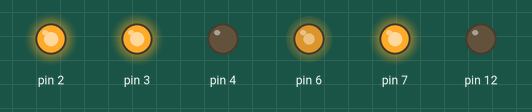
The sketch below on a simulated Arduino Uno, built with avr-gcc and run on an emulated ATmega328P. Shown: output pins drawn as LEDs (lit = HIGH).

Above: at 0.5 s.
At 3.5 s:
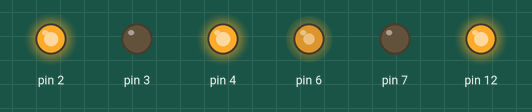
Timing chart, 0 to 4.6 s (numbered marks = the images above):
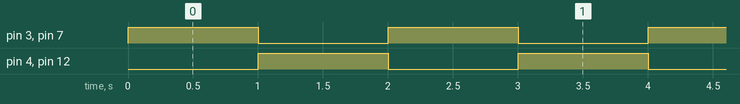

Measured:
- by itself, pin 3, pin 4, pin 7, pin 12: alternates HIGH for 1.0 s and LOW for 1.0 s

The sketch:

Two_Motor_Assignment.ino
```cpp
//Created by Nino Panes w/ the help of Michael Shiloh. Modified blink Code to turn on Motors
void setup() {
  // initialize digital pin output.
  //pinMode(LED_BUILTIN, OUTPUT);
  pinMode(2, OUTPUT);
  pinMode(3, OUTPUT);
  pinMode(4, OUTPUT );

  pinMode(6, OUTPUT);
  pinMode(7, OUTPUT);
  pinMode(12, OUTPUT );


  analogWrite(6, 430);
  analogWrite(2, 430);

}

// the loop function runs over and over again forever
void loop() {

  digitalWrite(3, HIGH);   // Move Forward for 1 second
  digitalWrite(4, LOW);

  digitalWrite(7, HIGH);
  digitalWrite(12, LOW);
  delay(1000);

  digitalWrite(3, LOW);     //Move Backward for 1 second
  digitalWrite(4, HIGH);

  digitalWrite(7, LOW);
  digitalWrite(12, HIGH);
  delay(1000);


}
```
